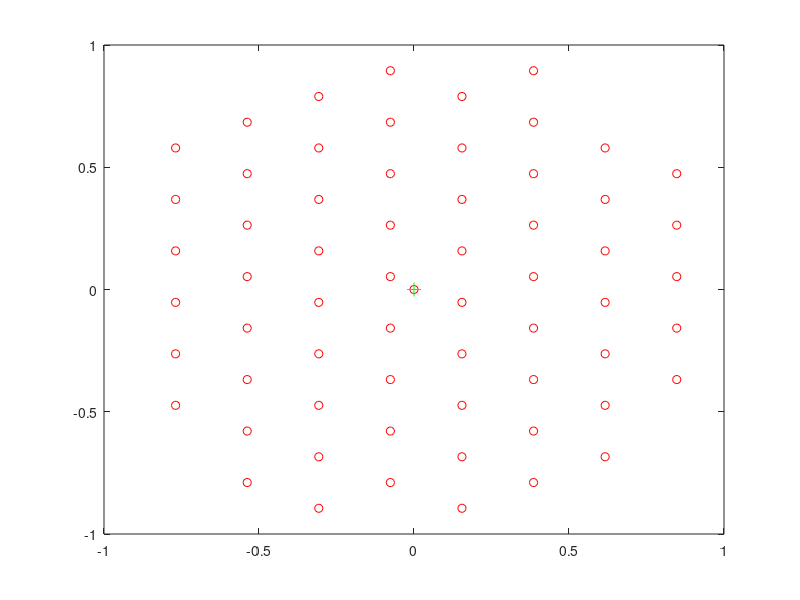

The MATLAB script that drew this image: (Note: this script raises an error after producing the figure.)
d = 2
global debug;
debug = 0; 
if 0
    p = haltonset(d,'Skip',1e3,'Leap',1e2);
    % Halton nodes
    nodes = net(p,100) * 2 - 1;
    %nodes = net(p,100) * 2 - 1;
else 
    if 1
        if 1
            m = 9;
            [X Y] = meshgrid(0:1:m);
            % Generate hexagonal grid
            % Tip from http://matlabdatamining.blogspot.com/2008/04/generating-hexagonal-grids-for-fun-and.html
            n = size(X,1);
            Rad3Over2 = sqrt(3) / 2;
            X = Rad3Over2 * X;
            Y = Y + repmat([0 0.5],[n,n/2]);
            
            % Scale nodes back to [-1,1]
            X = (X - ((n-2.5)/2)) / ((m-1.5)/2.);
            Y = (Y - ((n-0.5)/2)) / ((m+0.5)/2.);
            
            if 1
                figure
                % Plot the hexagonal mesh, including cell borders
                [XV YV] = voronoi(X(:),Y(:));
                plot(XV,YV,'b-');
                hold on;
                plot(X(:),Y(:),'r.');
                hold off;
                
                axis equal, axis([-2 2 -2 2]), zoom on
                pause
            end
            
        else
            [X Y] = meshgrid(linspace(-1,1,10), linspace(-1,1,10));
        end
        
        % Regular grid (TODO: fix bases)
        nodes = [X(:), Y(:)];
    else
        nodes = rand(d,200)' * 2 - 1; 
    end
end

% Cut out nodes outside of unit disk
dis = zeros(size(nodes,1),1);
for i = 1:size(nodes,1)
    dis(i) = sqrt(nodes(i,:) * nodes(i,:)');
end
nodes = nodes( dis <= 1, : );

nodes = [0, 0; nodes];

stencil = knnsearch(nodes,zeros(1,d),'k',size(nodes,1));

figure(1)
plot(nodes(:,1), nodes(:,2), 'ro');
pause;
hold on;
plot(nodes(1,1), nodes(1,2), 'g+','MarkerSize',10);
%plot(nodes(stencil,1), nodes(stencil,2), 'b.');
hold off;
pause

[A_GA, B_GA] = RBF_GA_weights(nodes, stencil, d, 0.000001);


global RBFFD_WEIGHTS;
[weights_available, nodes] = Calc_RBFFD_Weights({'x'}, size(nodes,1), nodes, size(nodes,1), 1.0, 0);

% TODO: find out why bases 4 and 5 do not match Fornberg paper
% ANSWER: changing the stencil center location and node distribution
% impacts the function shapes. I do not have the same distributions that
% they tested. 
% TODO: build RHS 